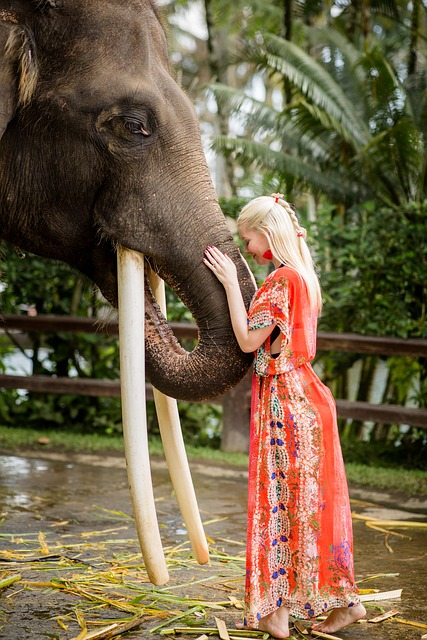
#> input picture Artificial-Vision/assets/female-4667509_640.jpg, 427 x 640 px
$ jupyter execute image_black_white.ipynb   (shell and % lines are left out)
#> lines starting #> are read from the running program, lines starting #| are printed output that depends on the picture
[cell 1]
# Instalar librerías

[cell 2]
# COMO ILUMINAR UNA IMAGEN PIXEL A PIXEL

#libreria desde pillow
from PIL import Image

#llamar a la imagen - copiar ruta
image = Image.open(r'./assets/female-4667509_640.jpg')
#> image is the input picture: PIL image 427x640 RGB; mean R, G, B 117.8, 100.6, 73.4

#añadir factor de luz
#factorluz = 1.6
#factorluz = 0.4
#factorluz = 2
factorluz = 1.3

# recorrer la imagen
width = image.size[0]
#> width = 427
height = image.size[1]
#> height = 640
for i in range (0,width): #leer todos los pixeles
    for j in range(0,height): #leer todos los pixeles
        data = image.getpixel((i,j)) #multiplicamos cada rgb con el factor de luz
        #rojo=int(data[0]*factorluz)
        #verde=int(data[1]*factorluz)
        #azul=int(data[2]*factorluz)
        rojo=int(data[0])
        verde=int(data[1])
        azul=int(data[2])
        promedio=int((rojo+verde+azul)/3)

#remplazamos el pixel en x y (mostrar)
        #image.putpixel((i, j), (rojo, verde, azul))
        image.putpixel((i, j), (promedio, promedio, promedio))
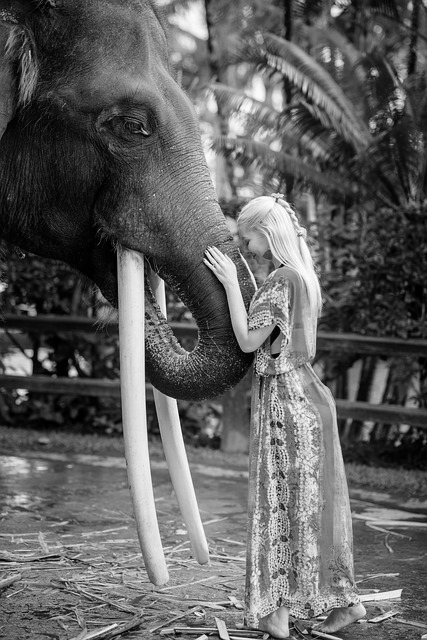
#> image: PIL image 427x640 RGB; min 0, max 254, mean 96.9

#luego crear una nueva imagen
image = image.save("./dist/nuevaimagen.png")
